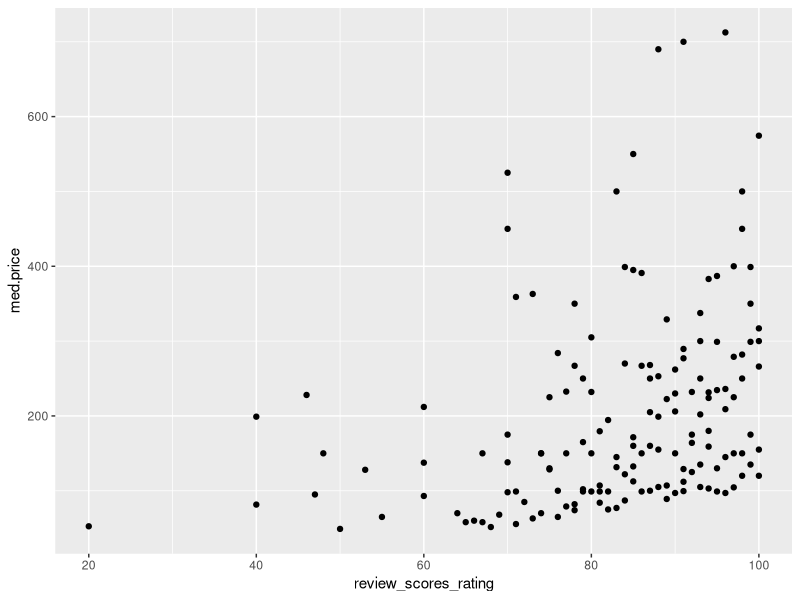
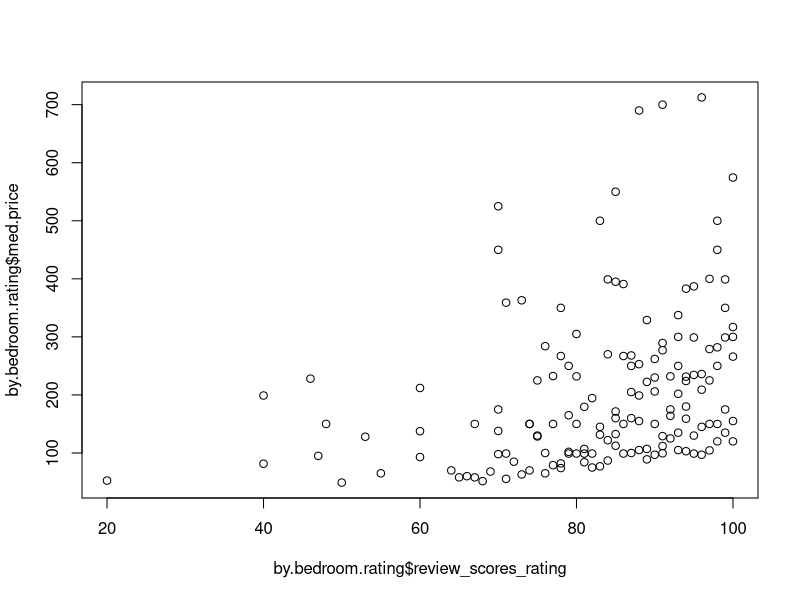
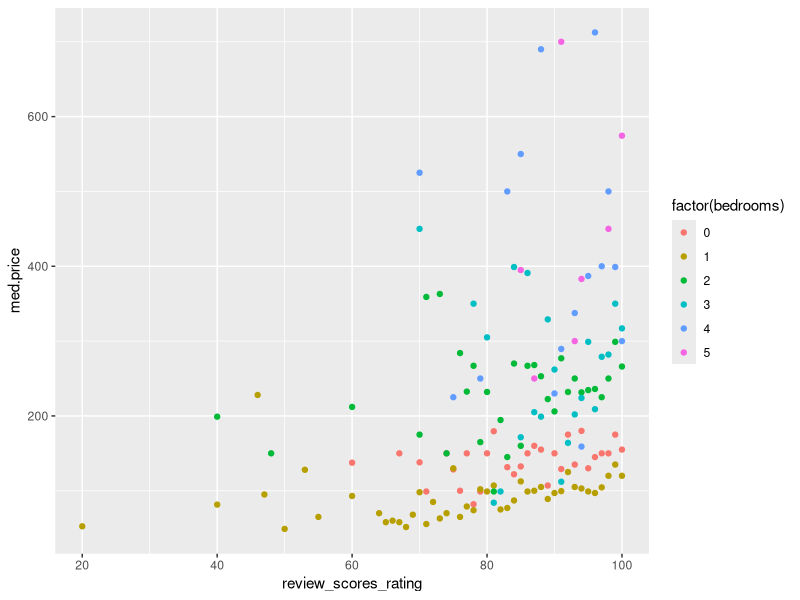
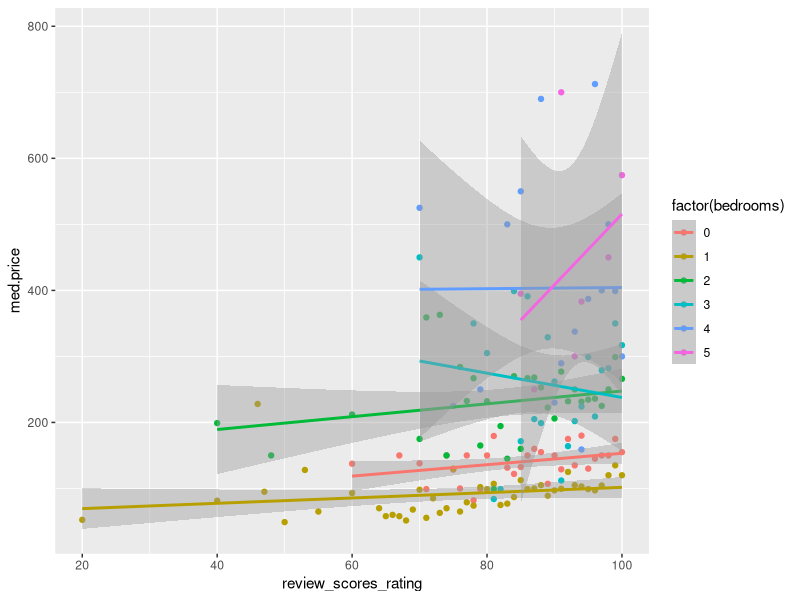
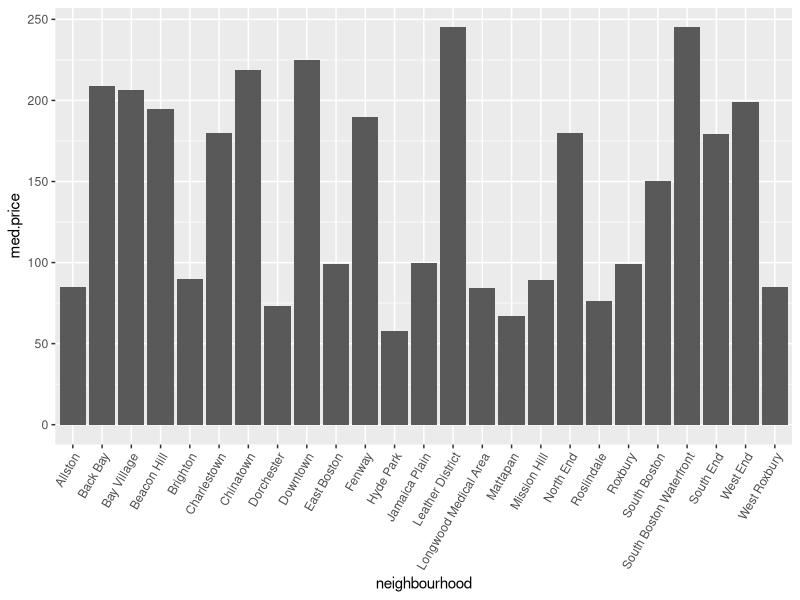
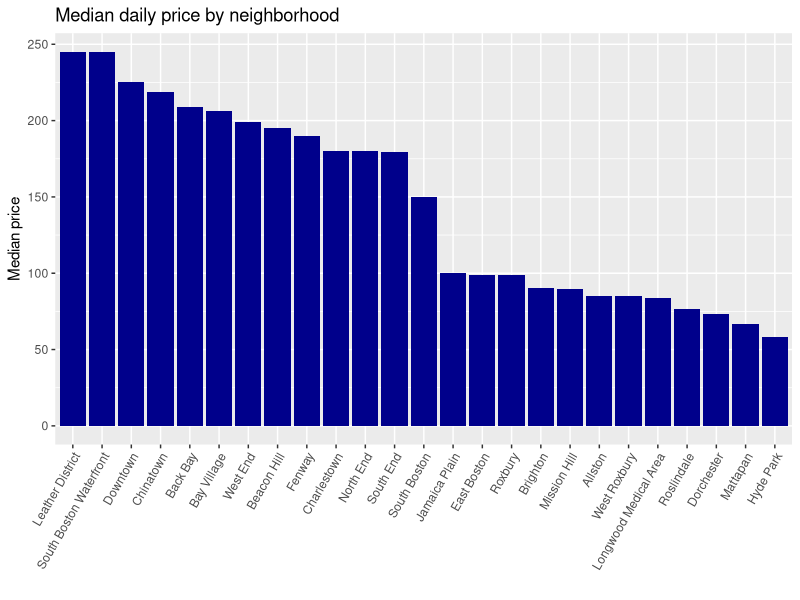
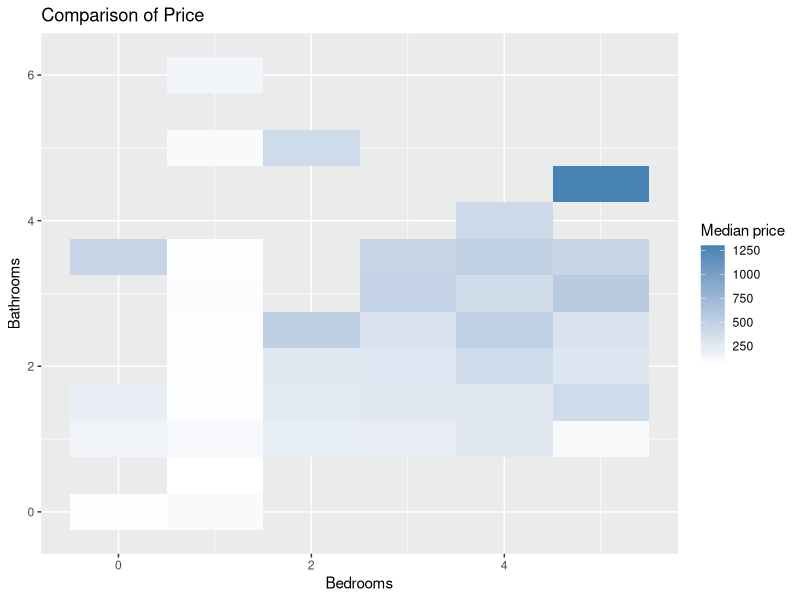
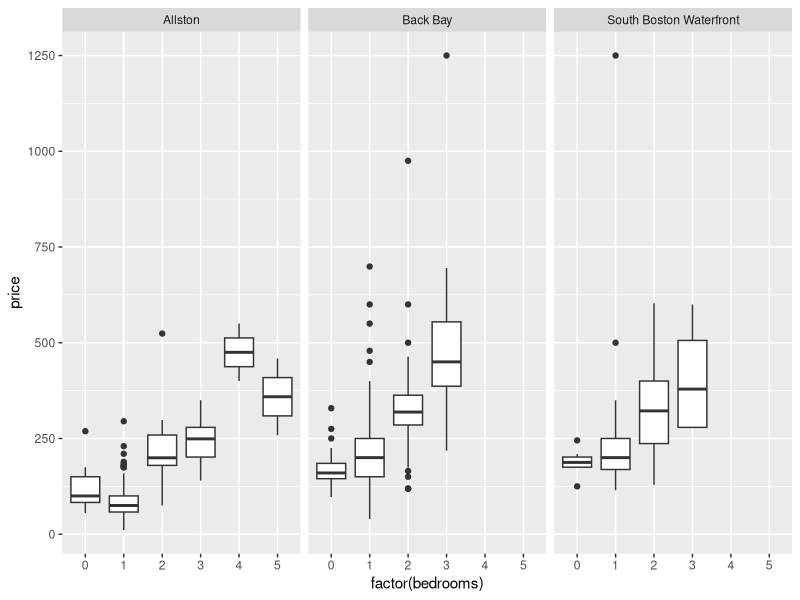

The R source for these figures, in order: (Note: this script raises an error after producing the figures.)
# Session 1: Introduction to R + Data Wrangling/Visualization
# Thanks to Andrew Zheng for much of this example's content!

# Key Tools: tidyverse packages (dplyr, ggplot2)

## --------------------------------------------------------------------
################################ Agenda ###############################
## --------------------------------------------------------------------
# Part 1: Data wrangling with  dplyr
# Part 2: Handling missing data
# Part 3: Plotting with ggplot2 + ggmap

# ---------------------------------------------------------------------
########### Part 2: Data cleaning and summarization in dplyr #########
# ---------------------------------------------------------------------

# Now that we have a handle on basic R syntax, we're ready to start working with data!

# As you navigate through the world of Analytics, You’ll also need to install some R packages.
# An R package is a collection of functions, data, and documentation that extends the
# capabilities of base R. Using packages is key to the successful use of R.
# R comes with a lot of packages preinstalled in your computer. To see a full list of all the 
# packages installed, click on the "Packages" tab at the bottom panel at the right of your screen.

# How do I install a new package in your machine:
# Option 1: with a command
install.packages("tidyverse")
# Option 2: via an interface: Click Packages at the right bottom panel > Install > type the name in the Packages line.

# Once a package is installed, you still need to load it in each session (but you do not need to re-install it):
library(tidyverse)

#' We just loaded "tidyverse", a master package that contains the most popular data packages,
#' dplyr and ggplot2 (with other useful packages too!)
#' We'll start with dplyr, is a super useful package created by Hadley Wickham that provides
#' several functions for efficiently "slicing-and-dicing" your data. A lot of these functions 
#' are similar to the logic that you use when creating pivot tables. We'll cover the basic 
#' functions: `select`, `filter`, `count`, `summarize`, `mutate`, `group_by`, and `arrange`. 
#' If you are interested in learning more, check out https://cran.r-project.org/web/packages/dplyr/dplyr.pdf.


# Next, load in the rental data (check your working directory!)
# setwd("~/git/mban22_software_tools/session1_R")
raw_listings <- read.csv('data/listings_clean.csv')

# Our traditional data viewing methods don't work well here--there are too many features and observations
str(raw_listings)
head(raw_listings)

# We will explore various ways to look at the data more easily using the dplyr functions.

##### SELECT function and introduction to "chaining" #####
# The select() function allows you to select a specific column (or set of columns)
# Here we select one column and look at the first few rows using head():

head(raw_listings$price)
head(select(raw_listings, price,bedrooms))

# This is fine, but it's a little awkward having to nest our code like that.  
# Luckily, there is a nifty operator included with tidyr called the **chaining operator** 
# which looks like `%>%` and serves like a pipeline from one function to another. 
# Specifically: `x %>% f` is the same as `f(x)`. In other words, the chaining operator feeds in the object 
# on its left as the first argument into the function on its right.
# You will see this syntax a lot with dplyr, so we'll try it out now. Now we can instead do this:
raw_listings %>% select(price, bedrooms) %>% head()

##### MUTATE function #######
#' The mutate() function allows us to create new columns by doing operations on existing ones.
#' In the listings data, we notice that the  prices are actually strings. 
#' If we want to work with these as numbers, we'll need to convert them. 
#' mutate() can help us here! We need to remove the "$" and "," from the price and then
#' convert it to a numeric variable. The gsub() function lets us strip out unwanted characters,
#' and then as.numeric() call lets us make the result into a number.

## Let's start by figuring out how to convert the prices to numbers. What do the prices look like?
example = raw_listings$price[1:5] # choose a small set of values to work with to see how this works
example 
gsub('[$,]', '', example) # gsub lets us  remove the $ and ,: we replace these both with '' (e.g. nothing)
as.numeric(gsub('[$,]', '', example)) # now that the rows "look like" numbers, we can convert them to numbers

## Now we can put this all together to create a new column in the listings column!
raw_listings %>% 
  mutate(price_numeric = as.numeric(gsub('[$,]', '', price))) %>% 
  select(name, price, price_numeric) %>%
  head()

#### COUNT function ####
#' The count() function gives us the count/length of a column.
#' Here we find how many listings there are with non-NA bedrooms files.
raw_listings %>% count(is.na(bedrooms))
count(raw_listings,  is.na(bedrooms))

# we can also look at the count of all bedrooms!
raw_listings %>% count(bedrooms)

#### FILTER function ####
#' The filter() function lets us filter to a subset of rows. We filter on conditions, just like with 
#' the subset() function that we have used in the past.
#' Tip: You can filter using the `%in%` keyword to restrict to row values contained in a set.
## ------------------------------------------------------------------------
raw_listings %>% select(name, neighbourhood, price, bedrooms) %>%
  filter(bedrooms==4) %>% head()

## We could have done the same thing in base R:
head(subset(raw_listings[c("name","neighbourhood","price","bedrooms")], bedrooms == 4))

## Let's try using the %in% operator
## first, what are the unique neighborhoods?
unique(raw_listings$neighbourhood)

## we can restrict our data to look at a subset of this
raw_listings %>% select(name, neighbourhood, price, bedrooms) %>%
  filter(neighbourhood %in% c('Downtown', 'Back Bay', 'Chinatown'))


# EXERCISE: The `%in%` operator.
# Filter the listings to those that accommodate either 2, 4, or 7 AND have at least 2 bedrooms?	

raw_listings %>% filter(accommodates %in% c(2,4,7) & bedrooms >= 2) %>%
  select(id, neighbourhood, accommodates, bedrooms)

#' Note that the tidyverse packages generally do not change the dataframe objects they act on. 
#' For example, the code above doesn't change `listings`, but instead returns a new dataframe 
#' that has the same data as `listings`, plus an extra column. 
#' We could store it in a new variable using "=" or "<-".
#' We want to make sure our data has a correct price column and no missing bedroom or bathroom columns. 
#' We'll assign it to a dataframe named `listings`. 

listings <- raw_listings %>%
  filter(!is.na(bedrooms), !is.na(bathrooms)) %>%
  mutate(price = as.numeric(gsub('[$,]', '', price)), # we are now replacing the price column, not creating a new one
         cleaning_fee = as.numeric(gsub('[$,]', '', cleaning_fee)))

head(listings)

##### ARRANGE function #####
## The arrange() function lets us sort the data by a chosen column (or sets of columns)
## We can also sort this information by price using the arrange function. 
## If you want to sort in descending order, wrap the column name in desc()
listings %>%
  select(name, bedrooms, price) %>%
  arrange(desc(price),desc(bedrooms)) %>%
  head()

##### SUMMARISE function (for aggregation) #####
#' Now, how about a summary statistic, like the average price for a listing? 
#' Let's take our clean dataset and `summarize` it to find out.
listings %>% summarise(avg.price = mean(price))

#### GROUP_BY function ####
#' We can also run summary statistics by group, like a pivot table,
#' We first `group_by` a given variable, and then we summarize within each of the groups.
#' This is similar to creating a pivot table in Excel. 
listings %>%
  group_by(neighbourhood) %>%
  summarize(avg.price = mean(price),
            median.price = median(price))

#' EXERCISE: Explore how listings differ by property type (e.g. condo, house). 
#' Sort the property types in descending order by the number of people they accommodate.
#' Which has the highest average accommodation capacity?
#' Notice that once we create a column in the summarize() function, it's available later in the series of operations!

listings %>%
  group_by(property_type) %>% 
  summarize(avg.price = mean(price),
            avg.accommodates = mean(accommodates)) %>%
  arrange(desc(avg.accommodates))

##### JOIN functions #####
#' Our last topic will be how to **join** two data frames together. 
#' dplyr has several functions for joining: full_join, left_join, inner_join, etc.
#' They all follow the same syntax: full_join(table1, table2, by='name')
#' Here, you would be joining table1 and table2 on the name column. 
#' An inner_join only includes entries that have a matching row in both table1 and table2, 
#' left_join includes all table1 entries and joins table2 entries where there is a match, and
#' full_join will include all entries from both tables, matching where possible.

## Suppose we want to add in the median neighborhood price for each listing. We could do this as follows:
neighborhood_stats <- listings %>%
  group_by(neighbourhood) %>%
  summarise(median_price = median(price))

inner_join(listings, neighborhood_stats, by = 'neighbourhood') %>%
  select(name, neighbourhood, price, median_price)

## --------------------------------------------------------------------
################# Part 3: dplyr Analysis Examples ####################
## --------------------------------------------------------------------
#' Example 1: examining trends by neighborhood.
#' Suppose we're a little worried these averages are skewed by a few outlier listings.
#' Let's compare the average price, median price, and count of listings in each neighborhood. 
#' The `n()` function here just gives a count of how many rows we have in each group.
#' Notice that we can summarize multiple features at once using summarize().
listings %>%
  group_by(neighbourhood) %>%
  summarize(avg.price = mean(price),
            med.price = median(price),
            num = n())

#' We do notice some red flags to our "mean" approach.
#' 
#' PROBLEM 1: if there are a very small number of listings in a neighborhood compared to the rest of the dataset, 
#' we may worry we don't have a representative sample, or that this data point should be discredited somehow 
#' (on the other hand, maybe it's just a small neighborhood, like Bay Village, and it's actually outperforming 
#' expectation).
#' 
#' PROBLEM 2: if the *median* is very different than the *mean* for a particular neighborhood, 
#' it indicates that we have *outliers* skewing the average.  Because of those outliers, as a rule of thumb, 
#' means tend to be a misleading statistic to use with things like rent prices or incomes.

#' EXERCISE: We can address this problem by filtering out neighborhoods below a threshold count using our new num variable. 
#' Extend the query above to filter to only neighborhoods with > 200 listings.

listings %>%
  group_by(neighbourhood) %>%
  summarize(avg.price = mean(price),
            med.price = median(price),
            num = n()) %>%
  filter(num > 200)

# Example 2: ratings summarized by the number of bedrooms
# What's new here? we are filtering out NA values.
# You will likely come across a lot of datasets with NAs and they can cause headaches.
# In this example, we are grouping listings together if they have the same review score, 
# and taking the median within the group. We also remove any NA values to get valid medians.
by.bedroom.rating <- listings %>%
  filter(!is.na(review_scores_rating)) %>%
  group_by(bedrooms, review_scores_rating) %>%
  summarize(med.price = median(price), listings = n())

## --------------------------------------------------------------------
################## Part 3: Plotting in ggplot2 #######################
## --------------------------------------------------------------------
#' 
#' `ggplot2` provides a unifying approach to graphics, similar to what we've begun to see with tidyr. 
#' (https://www.cs.uic.edu/~wilkinson/TheGrammarOfGraphics/GOG.html)
#' 
#' Every ggplot consists of three main elements:
#' - **Data**: The dataframe we want to plot.
#' - **Aes**thetics: The dimensions we want to plot, e.g. x, y, color, size, shape.
#' - **Geom**etry:  The specific visualization shape. Line plot, scatter plot, bar plot, etc.

## If you have loaded tidyverse(), you don't need to load ggplot2 separately. If not, make sure to load it here.
# install.packages('ggplot2')
# library(ggplot2)

#### Creating a basic plot. ####
# Suppose we want to plot our bedroom rating data from earlier. How should we do that?
#' We must specify all three key elements here: our Data (`by.bedroom.rating`), 
#' our Aesthetic mapping (`x` and `y` to columns of the data), and our desired Geometry (`geom_point`).  
#' We glue everything together with `+` signs.   
by.bedroom.rating %>%
  ggplot(aes(x=review_scores_rating, y=med.price)) +
  geom_point()

## Reminder: before, we would have done this using:
plot(by.bedroom.rating$review_scores_rating, by.bedroom.rating$med.price)

#' We can use the aesthetics to add a lot more detail to our charts. Suppose we want to see these points 
#' broken out by the number of bedrooms. Let's color these points by the number of bedrooms by specifying 
#' which variable to use to determine the color of each point.
by.bedroom.rating %>%
  ggplot(aes(x=review_scores_rating, y=med.price, color=factor(bedrooms))) +
  geom_point()
# Note that `factor` essentially tells ggplot to treat `bedrooms` as categorical rather than numeric.


# We can also use geoms to layer additional plot types on top of each other.
# In the following example, we throw in a linear best-fit line for each bedroom class. 
# Note that the same x, y, and color aesthetics propagate through all the geoms.
by.bedroom.rating %>%
  ggplot(aes(x=review_scores_rating, y=med.price, color=factor(bedrooms))) +
  geom_point() +
  geom_smooth(method = lm)

#### Bar Plots: another type of geometry ####
# We use the (`geom_bar`) geometry for plotting bar charts.

# Let's save the summary of neighborhoods by prices so that we can plot it.
by.neighbor <- listings %>%
  group_by(neighbourhood) %>%
  summarize(med.price = median(price))

# We use `stat='identity'` to tell `geom_bar` that we want the height of the bar to be equal to the `y` value. 
by.neighbor %>%
  ggplot(aes(x=neighbourhood, y=med.price)) +
  geom_bar(stat='identity') + 
  theme(axis.text.x=element_text(angle=60, hjust=1)) # This rotates the labels on the x-axis so we can read them

# We can make this better! Let's add some color and titles, and reorder the entries to be in descending price order.
by.neighbor %>%
  ggplot(aes(x=reorder(neighbourhood, -med.price), y=med.price)) +
  geom_bar(fill='dark blue', stat='identity') +
  theme(axis.text.x=element_text(angle=60, hjust=1)) +
  labs(x='', y='Median price', title='Median daily price by neighborhood')

#### Heatmaps #### 
# A useful geometry for displaying heatmaps in `ggplot` is `geom_tile`. 
# This is typically used when we have data grouped by two different variables, and so we need visualize in 2d.  
# For example, try using `geom_tile` to visualize median price grouped by # bedrooms and bathrooms.
# You can also change the color scale so that it runs between two colors by adjusting a `scale_fill_gradient` theme:

listings %>%
  group_by(bedrooms, bathrooms) %>%
  summarize(med = median(price)) %>%
  ggplot(aes(x=bedrooms, y=bathrooms, fill=med)) +
  geom_tile() + 
  scale_fill_gradient(low = "white", high = "steelblue") +
  labs(x='Bedrooms', y='Bathrooms', fill='Median price', title = "Comparison of Price")

#### Plotting Distributions ####
# We can pick out a few of these high end neighborhoods and plot a more detailed view of the distribution of price.
# Two common ways to look at distributions are boxplots and cumulative distribution plots.

# Option 1 - Boxplots: A boxplot shows the 25th and 75th percentiles (top and bottom of the box), 
# the 50th percentile or median (thick middle line), the max/min values (top/bottom vertical lines), 
# and outliers (dots). We see that there are extreme outliers ($3000 per night!!). If we add in
# neighborhood information, we can see that the distributions are quite different 
# (such as Back Bay which has a "heavy tail" of expensive properties) 
listings %>% 
  filter(neighbourhood %in% c('South Boston Waterfront', 'Allston','Back Bay')) %>%
  filter(price<  2000) %>%
  ggplot(aes(x=factor(bedrooms), y=price)) +
  facet_grid(.~neighbourhood) +
  geom_boxplot()

# Option 2 - Cumulative Distribution (CDF) `stat_ecdf` plots the CDF of (i.e. percentiles vs. values) of vectors, 
# which gives you a lot more information about the distribution at the expense of being a bit harder to read.
# Let's plot the distribution of price by number of bedrooms, and use `coord_cartesian` to limit the x-axis range.
listings %>%
  ggplot(aes(price, color=factor(bedrooms))) +
  stat_ecdf() +
  coord_cartesian(xlim = c(0, 1000))

# What do you notice here?:
# - Prices cluster around multiples of $50 (look for the vertical lines). Maybe people should be differentiating on price more!
# - Low-end zero-bedroom units are cheaper than low-end one-bedroom units, but one-bedroom units are cheaper at the high end. 

#### Saving a plot
# You can use the "Plots" frame (lower right) to flip back through all the plots you've created 
# in the session (arrows), "Zoom" in on plots, and "Export" to save (to a PDF, image, or just to the clipboard).

#' EXERCISE: Explore the Airbnb listings data. Suppose you are thinking about investing in a property.
#' You have to decide what neighborhood and property type to buy, what amenities to offer, and 
#' how to price your listing. Use ggplot2 and dplyr to start wrangling the data to inform your decision process.


## --------------------------------------------------------------------
################### Closing Notes: General Tips #######################
## --------------------------------------------------------------------

# 1. How can I figure out the syntax or operations of a function?
# Suppose that you would like to figure out how to take the log base 10.
# You can directly use the help function:
help(log)
# Or you can just use the question mark before the function you are interested in
?log
# Look at the "Arguments" section to look at what kind of inputs the function takes.
# The "Details" section describes also the operations of the function.
# "Examples" will actually show you how to apply it.
# Another option is to just Google it!!
# How do we get then the log base 10?
log10(10)

# 2. What do I do if I get an error?
# First, do not panic! Coding is almost synonymous to debugging!
# You will learn more than what you expect by solving your errors.
# Try to understand the type of error that you encounter. 
# You will see a red message at the bottom of your console describing the error and the expression where it was encountered.

#Here is an example:
log("Maria")     
log(a)
# Object a is not found because it was not defined.
a = 10
log(a)

# Here are some common error messages
# "could not find function" errors, usually caused by typos or not loading a required package
# "Error in if" errors, caused by non-logical data or missing values passed to R's "if" conditional statement
# "Error in eval" errors, caused by references to objects that don't exist
# "cannot open" errors, caused by attempts to read a file that doesn't exist or can't be accessed
# "no applicable method" errors, caused by using an object-oriented function on a data type it doesn't support
# "subscript out of bounds" errors, caused by trying to access an element or dimension that doesn't exist
# package errors caused by being unable to install, compile or load a package.

# A link to the most common errors in R: https://www.r-bloggers.com/common-r-programming-errors-faced-by-beginners/

# 3. Where can I find help?
# There’s lots of information out there to help you decode your warning and error messages. 
# Here are some that I use all the time:
# Typing ? or ?? and the name of the function that’s going wrong in the console will give you help within R itself.
# Googling the error message, warning or package is often very useful
# Stack Overflow or the RStudio community forums can be searched for other people’s (solved!) problems
# Email us with questions if none of the above works!
